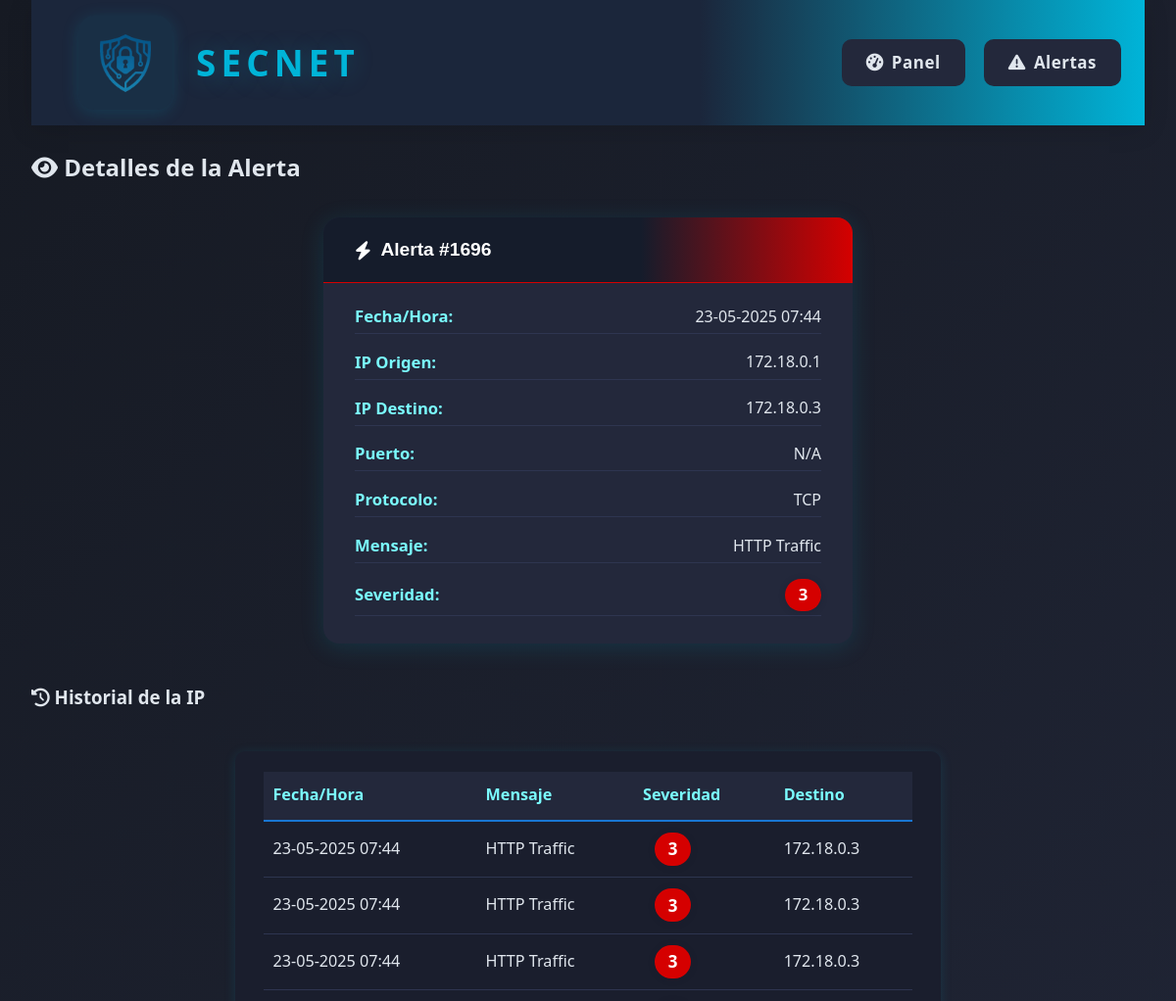
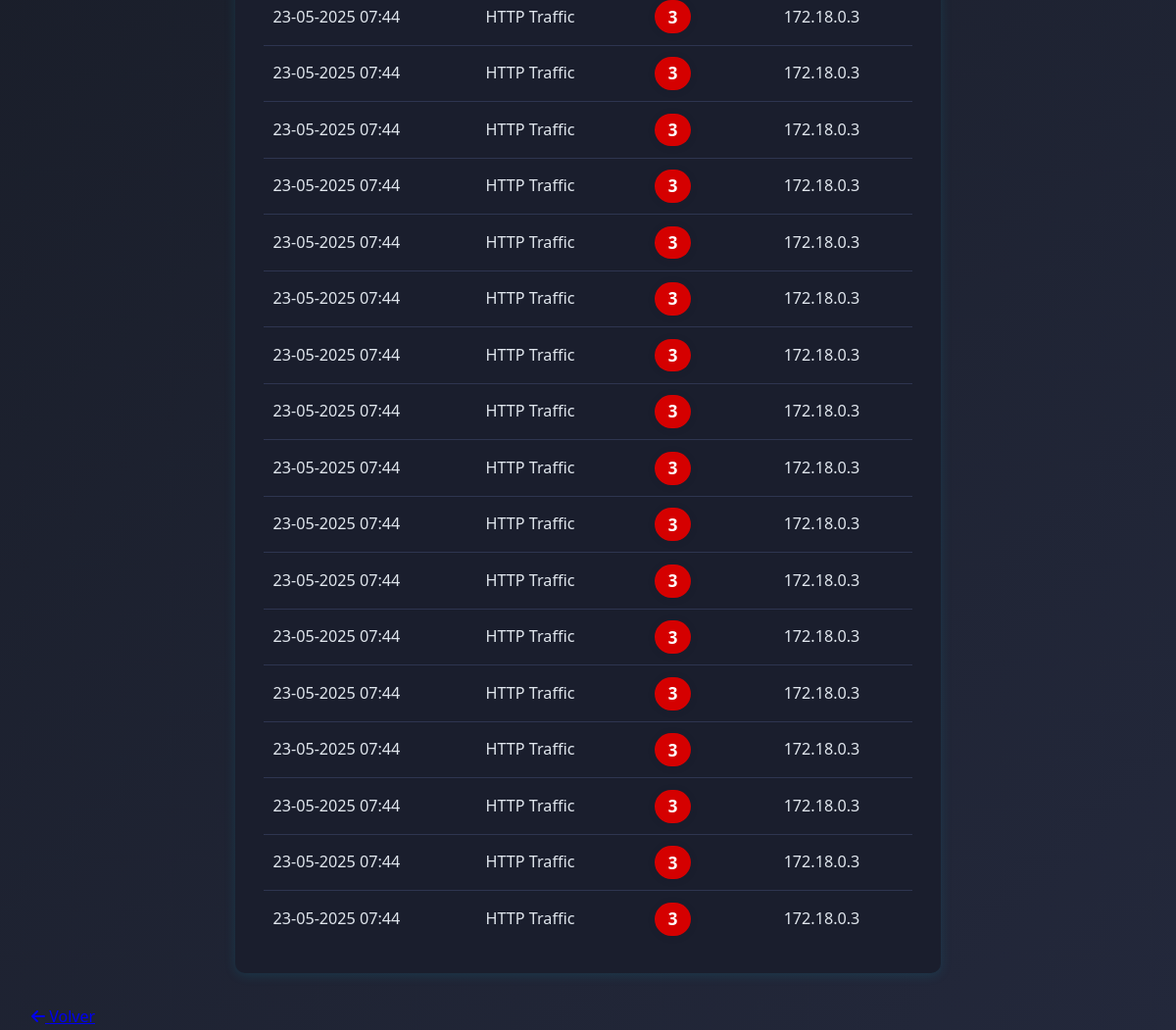
/web-interface/alert-details.php?id=1696, run on the app's committed database (2 pictures, top to bottom).
### tables this page shows
CREATE TABLE alerts (        id INTEGER PRIMARY KEY AUTOINCREMENT,        timestamp TEXT,        src_ip TEXT,        dest_ip TEXT,        alert_message TEXT,        severity INTEGER,        protocol TEXT,        action_taken TEXT,        raw_data TEXT    );

### web-interface/alert-details.php (the view, shortened to what this page needs)
<?php
$id = intval($_GET['id']);
$db = new SQLite3('/var/www/html/database/alerts.db');
$stmt = $db->prepare('SELECT * FROM alerts WHERE id = :id');
$stmt->bindValue(':id', $id, SQLITE3_INTEGER);
$result = $stmt->execute();
$alert = $result->fetchArray(SQLITE3_ASSOC);
$src_ip = $alert['src_ip'];
$history = [];
if ($src_ip) {
    $hist_stmt = $db->prepare('SELECT * FROM alerts WHERE src_ip = :src_ip ORDER BY timestamp DESC LIMIT 20');
    $hist_stmt->bindValue(':src_ip', $src_ip, SQLITE3_TEXT);
    $hist_result = $hist_stmt->execute();
    while ($row = $hist_result->fetchArray(SQLITE3_ASSOC)) {
        $history[] = $row;
    }
}
?>
<!DOCTYPE html>
<html lang="es">
<head>
    <link rel="stylesheet" href="css/style.css">
    <link rel="stylesheet" href="https://cdnjs.cloudflare.com/ajax/libs/font-awesome/6.4.0/css/all.min.css">
</head>
<body>
    <div class="container">
        <header>
            <div class="logo-container">
                <a href="index.php" style="display:flex;align-items:center;text-decoration:none;">
                    <img src="assets/logo.png" alt="Logo">
                    <h1 class="secnet-title">SecNet</h1>
                </a>
            </div>
            <nav>
                <ul>
                    <li><a href="index.php"><i class="fas fa-tachometer-alt"></i> Panel</a></li>
                    <li><a href="alerts.php"><i class="fas fa-exclamation-triangle"></i> Alertas</a></li>
                </ul>
            </nav>
        </header>
        <main>
            <h2><i class="fas fa-eye"></i> Detalles de la Alerta</h2>
            <section class="alert-card">
                <div class="alert-card-header severity-<?= (int)$alert['severity'] ?>">
                    <i class="fas fa-bolt"></i> Alerta #<?= htmlspecialchars($alert['id']) ?>
                </div>
                <div class="alert-card-body">
                    <div class="alert-detail-row"><span class="alert-detail-label">Fecha/Hora:</span><span><?= date('d-m-Y H:i', strtotime($alert['timestamp'])) ?></span></div>
                    <div class="alert-detail-row"><span class="alert-detail-label">IP Origen:</span><span><?= htmlspecialchars($alert['src_ip']) ?></span></div>
                    <div class="alert-detail-row"><span class="alert-detail-label">IP Destino:</span><span><?= htmlspecialchars($alert['dest_ip']) ?></span></div>
                    <div class="alert-detail-row"><span class="alert-detail-label">Puerto:</span><span><?= !empty($alert['dest_port']) ? htmlspecialchars($alert['dest_port']) : 'N/A' ?></span></div>
                    <div class="alert-detail-row"><span class="alert-detail-label">Protocolo:</span><span><?= htmlspecialchars($alert['protocol']) ?></span></div>
                    <div class="alert-detail-row"><span class="alert-detail-label">Mensaje:</span><span><?= htmlspecialchars($alert['alert_message']) ?></span></div>
                    <div class="alert-detail-row"><span class="alert-detail-label">Severidad:</span><span class="severity-badge severity-<?= (int)$alert['severity'] ?>"><?= htmlspecialchars($alert['severity']) ?></span></div>
                </div>
            </section>
            <h3><i class="fas fa-history"></i> Historial de la IP</h3>
            <section class="alert-history-box">
                <table class="alert-history-table">
                    <thead>
                        <tr>
                            <th>Fecha/Hora</th>
                            <th>Mensaje</th>
                            <th>Severidad</th>
                            <th>Destino</th>
                        </tr>
                    </thead>
                    <tbody>
                    <?php foreach ($history as $h): ?>
                        <tr>
                            <td><?= date('d-m-Y H:i', strtotime($h['timestamp'])) ?></td>
                            <td><?= htmlspecialchars($h['alert_message']) ?></td>
                            <td><span class="severity-badge severity-<?= (int)$h['severity'] ?>"><?= htmlspecialchars($h['severity']) ?></span></td>
                            <td><?= htmlspecialchars($h['dest_ip']) ?><?= !empty($h['dest_port']) ? ':' . htmlspecialchars($h['dest_port']) : '' ?></td>
                        </tr>
                    <?php endforeach; ?>
                    </tbody>
                </table>
            </section>
            <a href="index.php" class="btn"><i class="fas fa-arrow-left"></i> Volver</a>
        </main>
    </div>
</body>
</html>

### data on the page
alerts: id "1696", timestamp "23-05-2025 07:44", src_ip "172.18.0.1", dest_ip "172.18.0.3", protocol "TCP", alert_message "HTTP Traffic", severity "3"
alerts: timestamp "23-05-2025 07:44", alert_message "HTTP Traffic", severity "3", dest_ip "172.18.0.3"
alerts: timestamp "23-05-2025 07:44", alert_message "HTTP Traffic", severity "3", dest_ip "172.18.0.3"
alerts: timestamp "23-05-2025 07:44", alert_message "HTTP Traffic", severity "3", dest_ip "172.18.0.3"
alerts: timestamp "23-05-2025 07:44", alert_message "HTTP Traffic", severity "3", dest_ip "172.18.0.3"
alerts: timestamp "23-05-2025 07:44", alert_message "HTTP Traffic", severity "3", dest_ip "172.18.0.3"
alerts: timestamp "23-05-2025 07:44", alert_message "HTTP Traffic", severity "3", dest_ip "172.18.0.3"
alerts: timestamp "23-05-2025 07:44", alert_message "HTTP Traffic", severity "3", dest_ip "172.18.0.3"
alerts: timestamp "23-05-2025 07:44", alert_message "HTTP Traffic", severity "3", dest_ip "172.18.0.3"
alerts: timestamp "23-05-2025 07:44", alert_message "HTTP Traffic", severity "3", dest_ip "172.18.0.3"
alerts: timestamp "23-05-2025 07:44", alert_message "HTTP Traffic", severity "3", dest_ip "172.18.0.3"
alerts: timestamp "23-05-2025 07:44", alert_message "HTTP Traffic", severity "3", dest_ip "172.18.0.3"
alerts: timestamp "23-05-2025 07:44", alert_message "HTTP Traffic", severity "3", dest_ip "172.18.0.3"
alerts: timestamp "23-05-2025 07:44", alert_message "HTTP Traffic", severity "3", dest_ip "172.18.0.3"
alerts: timestamp "23-05-2025 07:44", alert_message "HTTP Traffic", severity "3", dest_ip "172.18.0.3"
alerts: timestamp "23-05-2025 07:44", alert_message "HTTP Traffic", severity "3", dest_ip "172.18.0.3"
alerts: timestamp "23-05-2025 07:44", alert_message "HTTP Traffic", severity "3", dest_ip "172.18.0.3"
alerts: timestamp "23-05-2025 07:44", alert_message "HTTP Traffic", severity "3", dest_ip "172.18.0.3"
alerts: timestamp "23-05-2025 07:44", alert_message "HTTP Traffic", severity "3", dest_ip "172.18.0.3"
alerts: timestamp "23-05-2025 07:44", alert_message "HTTP Traffic", severity "3", dest_ip "172.18.0.3"
